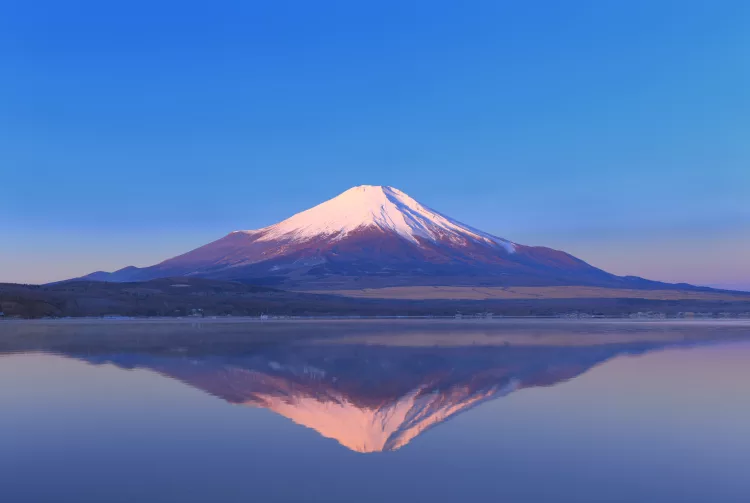
#> input picture Images/fuji.jpg, 750 x 503 px, found by its file name
$ python Tutorial5.py
#> lines starting #> are read from the running program, lines starting #| are printed output that depends on the picture; after the words box and inside, x2 and y2 are one past the last pixel; in counts of white or black regions, pixels touching at a corner belong together
#> further down, img is the input picture: shape (503, 750, 3); mean B, G, R 180.1, 118.3, 83.3
import cv2 as cv
import numpy as np

"""In This tutorial Contour detection method are discussed """

def Threshold_Contour_Detection(img):
    img = cv.cvtColor(img,cv.COLOR_BGR2GRAY)
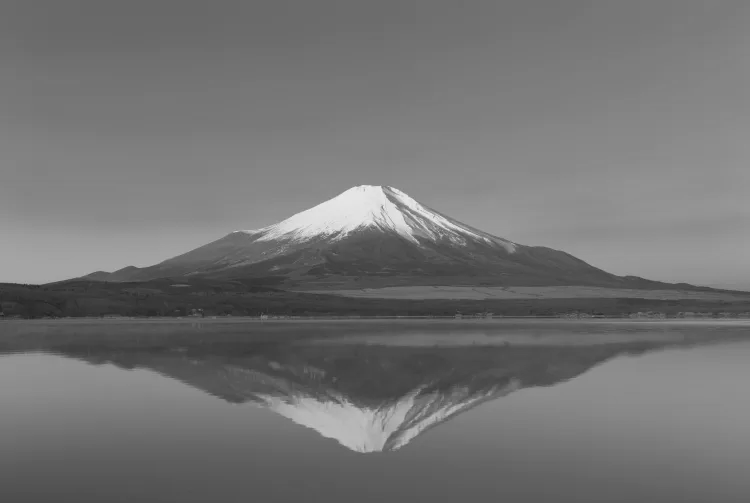
#> img: shape (503, 750); min 28, max 239, mean 114.9
    ret , Thresh = cv.threshold(img,100,255,cv.THRESH_BINARY_INV)
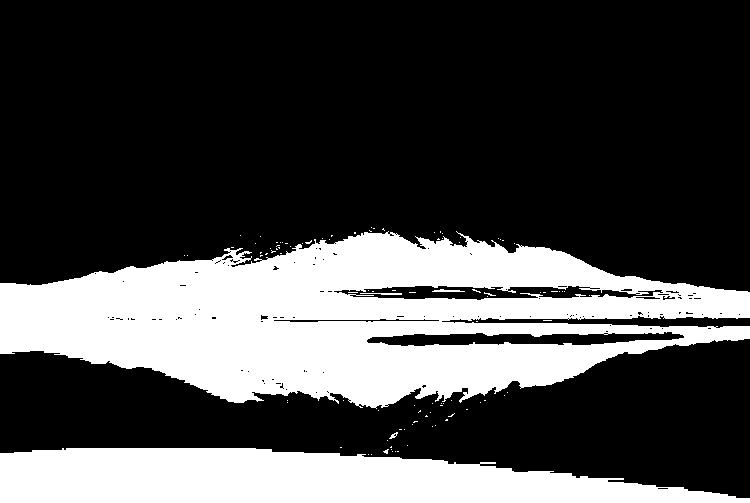
#> Thresh: shape (503, 750); 28.9% white; 100 white regions (95 under 20 px)
    contour , hierarcy  = cv.findContours(Thresh,mode=cv.RETR_EXTERNAL,method=cv.CHAIN_APPROX_NONE)
#> contour = 83 contours, 81 with area under 20; largest, box (x1, y1, x2, y2) and area: (0, 231, 750, 409) 83022, (0, 448, 750, 503) 29494
    img = cv.drawContours(img,contour,-1,(0,0,255),2)
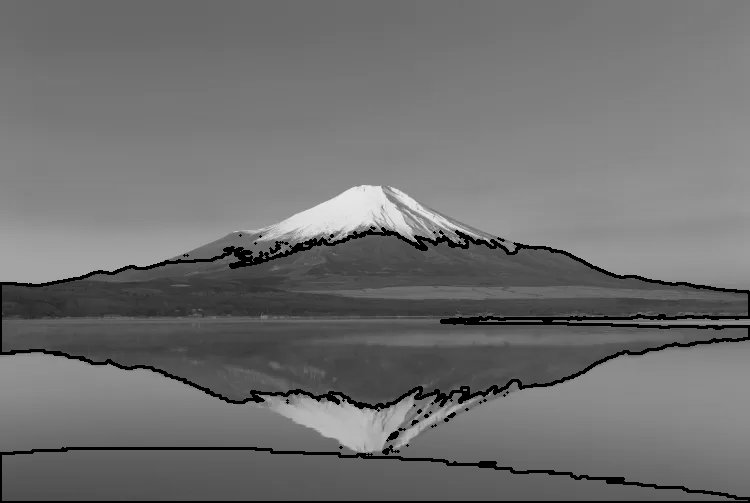
#> img: shape (503, 750); 3.66% of pixels changed, all inside (x1, y1, x2, y2) = (0, 226, 750, 503)
    return img


def Canny_Contour_Detection(img):
    img = cv.cvtColor(img,cv.COLOR_BGR2GRAY)
    canny = cv.Canny(img,125,175)
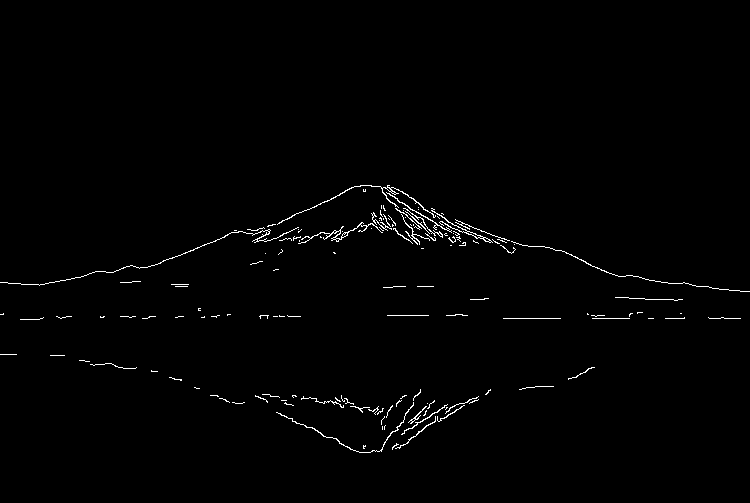
#> canny: shape (503, 750); 1% white in thin lines or dots, all inside (x1, y1, x2, y2) = (0, 185, 750, 453)
    contour , hierarcy = cv.findContours(canny,mode=cv.RETR_EXTERNAL,method=cv.CHAIN_APPROX_SIMPLE)
#> contour = 142 contours, 131 with area under 20; largest, box (x1, y1, x2, y2) and area: (277, 185, 436, 225) 86, (431, 208, 493, 243) 86, (298, 222, 383, 244) 84, (276, 402, 414, 453) 52, (386, 192, 452, 233) 38
    print(contour)
#> (printed output is left out)
    img = cv.drawContours(img,contour,-1,(0,255,75),2)
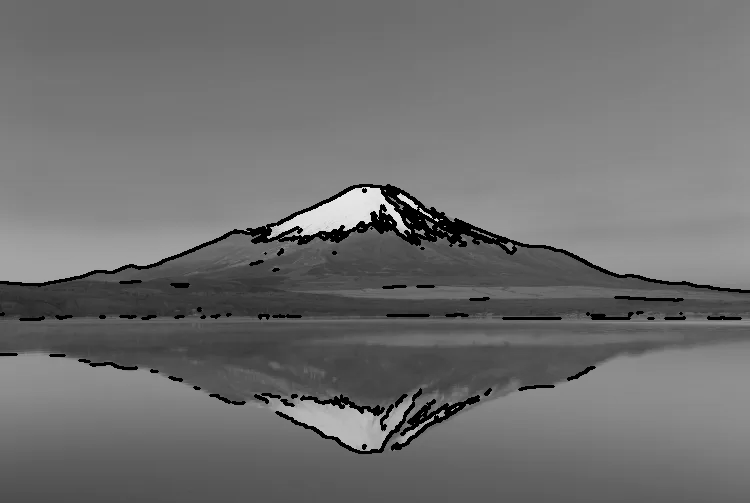
#> img: shape (503, 750); 3.17% of pixels changed, all inside (x1, y1, x2, y2) = (0, 184, 750, 454)
    return img

if __name__ == "__main__":

    img = cv.imread("Images/fuji.jpg")

    cv.imshow("Image with Threshold method",Threshold_Contour_Detection(img))
    cv.imshow("Image with Canny method",Canny_Contour_Detection(img))
    cv.waitKey(0)

$ run again, with Images/RV.jpg copied over Images/fuji.jpg
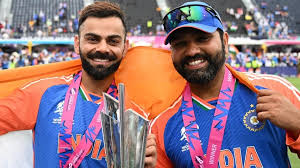
#> input picture Images/RV.jpg, 300 x 168 px, found by its file name
#> img is the input picture: shape (168, 300, 3); mean B, G, R 126.2, 117.8, 147.2
#> in Threshold_Contour_Detection, `ret , Thresh = cv.threshold(img,100,255,cv.THRESH_BINARY_INV)`:
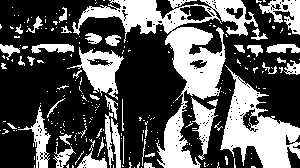
#> Thresh: shape (168, 300); 34.7% white; 244 white regions (200 under 20 px)
#> in Threshold_Contour_Detection, `contour , hierarcy  = cv.findContours(Thresh,mode=cv.RETR_EXTERNAL,met..`: contour = 236 contours, 206 with area under 20; largest, box (x1, y1, x2, y2) and area: (72, 0, 258, 168) 6919, (220, 65, 300, 168) 3612, (67, 47, 124, 100) 1191, (259, 0, 300, 35) 620, (191, 97, 218, 160) 570
#> canny: shape (168, 300); 20.4% white in thin lines or dots
#> in Canny_Contour_Detection, `contour , hierarcy = cv.findContours(canny,mode=cv.RETR_EXTERNAL,metho..`: contour = 409 contours, 380 with area under 20; largest, box (x1, y1, x2, y2) and area: (52, 77, 101, 168) 914, (230, 0, 300, 41) 551, (0, 4, 79, 40) 379, (236, 46, 300, 101) 268, (0, 43, 75, 70) 263
#| [array([[[250, 166]],
#|        [[250, 167]],
#|        [[251, 166]],
#|        [[254, 166]],
#|        [[255, 167]],
#|        [[255, 166]]], dtype=int32), array([[[224, 166]],
#> (further printed lines are left out)
#> in Canny_Contour_Detection, `img = cv.drawContours(img,contour,-1,(0,255,75),2)`:
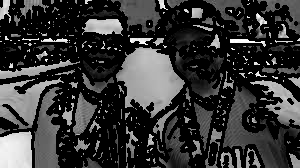
#> img: shape (168, 300); min 0, max 255, mean 54.1
